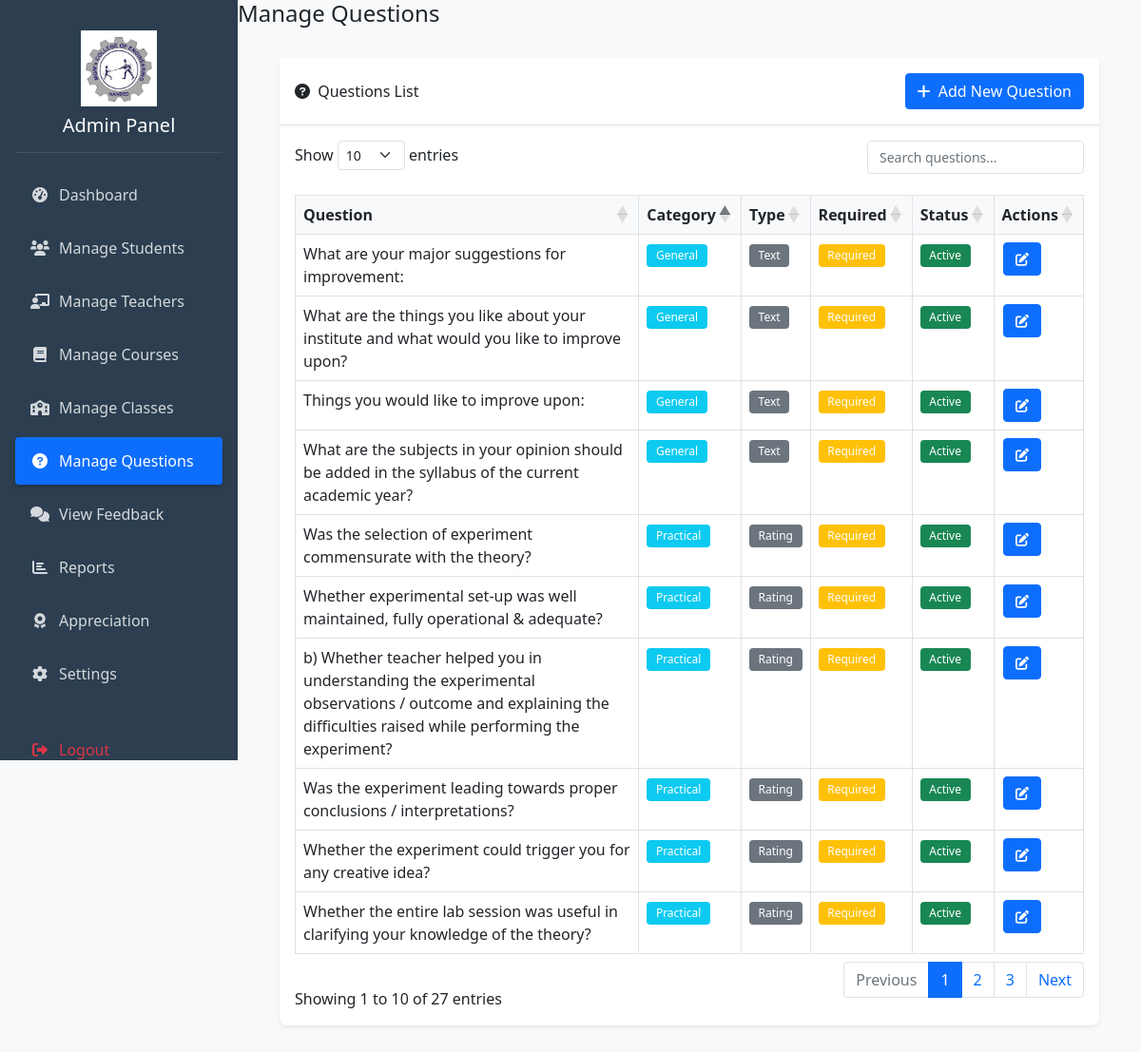
/admin/manage_questions.php, run on the app's committed database.
### tables this page shows
CREATE TABLE `questions` (
  `id` int(11) NOT NULL,
  `question_text` text NOT NULL,
  `category` enum('theory','practical','general') NOT NULL,
  `question_type` enum('rating','text','multiple_choice') NOT NULL,
  `is_required` tinyint(1) DEFAULT 1,
  `is_active` tinyint(1) DEFAULT 1,
  `created_at` timestamp NOT NULL DEFAULT current_timestamp()
);

### admin/manage_questions.php (the view, shortened to what this page needs)
<?php
require_once 'config.php';
$page_title = "Manage Questions";
include 'header.php';
?>
<div class="container-fluid">
    <div class="card mb-4">
        <div class="card-header d-flex justify-content-between align-items-center">
            <div>
                <i class="fas fa-question-circle me-1"></i>
                Questions List
            </div>
            <button type="button" class="btn btn-primary" data-bs-toggle="modal" data-bs-target="#questionModal">
                <i class="fas fa-plus me-1"></i> Add New Question
            </button>
        </div>
        <div class="card-body">
            <div class="table-responsive">
                <table id="questionsTable" class="table table-bordered table-hover">
                    <thead>
                        <tr>
                            <th>Question</th>
                            <th>Category</th>
                            <th>Type</th>
                            <th>Required</th>
                            <th>Status</th>
                            <th>Actions</th>
                        </tr>
                    </thead>
                    <tbody>
                        <?php
                        $sql = "SELECT * FROM questions ORDER BY category, id";
                        $result = $conn->query($sql);
                        while ($question = $result->fetch_assoc()):
                        ?>
                        <tr>
                            <td><?php echo htmlspecialchars($question['question_text']); ?></td>
                            <td>
                                <span class="badge bg-info">
                                    <?php echo ucfirst(htmlspecialchars($question['category'])); ?>
                                </span>
                            </td>
                            <td>
                                <span class="badge bg-secondary">
                                    <?php echo ucfirst(htmlspecialchars($question['question_type'])); ?>
                                </span>
                            </td>
                            <td>
                                <span class="badge bg-<?php echo $question['is_required'] ? 'warning' : 'light'; ?>">
                                    <?php echo $question['is_required'] ? 'Required' : 'Optional'; ?>
                                </span>
                            </td>
                            <td>
                                <span class="badge bg-<?php echo $question['is_active'] ? 'success' : 'danger'; ?>">
                                    <?php echo $question['is_active'] ? 'Active' : 'Inactive'; ?>
                                </span>
                            </td>
                            <td>
                                <div class="btn-group" role="group">
                                    <button type="button" class="btn btn-sm btn-primary edit-question"
                                            data-id="<?php echo $question['id']; ?>"
                                            data-text="<?php echo htmlspecialchars($question['question_text']); ?>"
                                            data-category="<?php echo htmlspecialchars($question['category']); ?>"
                                            data-type="<?php echo htmlspecialchars($question['question_type']); ?>"
                                            data-required="<?php echo $question['is_required']; ?>"
                                            data-active="<?php echo $question['is_active']; ?>">
                                        <i class="fas fa-edit"></i>
                                    </button>
                                </div>
                            </td>
                        </tr>
                        <?php endwhile; ?>
                    </tbody>
                </table>
            </div>
        </div>
    </div>
</div>
<?php include 'footer.php'; ?>

### admin/header.php (shortened to what this page needs)
<!DOCTYPE html>
<html lang="en">
<head>
    <link href="https://cdn.jsdelivr.net/npm/bootstrap@5.1.3/dist/css/bootstrap.min.css" rel="stylesheet">
    <link href="https://cdn.datatables.net/1.11.5/css/dataTables.bootstrap5.min.css" rel="stylesheet">
    <link href="https://cdnjs.cloudflare.com/ajax/libs/font-awesome/6.0.0/css/all.min.css" rel="stylesheet">
</head>
<body>
    <div class="sidebar">
        <div class="sidebar-header">
            <img src="../images/logo.png" alt="MGM Logo" class="img-fluid">
            <h5 class="mb-0">Admin Panel</h5>
        </div>
        <ul class="nav flex-column">
            <li class="nav-item">
                <a class="nav-link <?php echo $page_title == 'Dashboard' ? 'active' : ''; ?>" href="dashboard.php">
                    <i class="fas fa-tachometer-alt"></i> Dashboard
                </a>
            </li>
            <li class="nav-item">
                <a class="nav-link <?php echo $page_title == 'Manage Students' ? 'active' : ''; ?>" href="manage_students.php">
                    <i class="fas fa-users"></i> Manage Students
                </a>
            </li>
            <li class="nav-item">
                <a class="nav-link <?php echo $page_title == 'Manage Teachers' ? 'active' : ''; ?>" href="manage_teachers.php">
                    <i class="fas fa-chalkboard-teacher"></i> Manage Teachers
                </a>
            </li>
            <li class="nav-item">
                <a class="nav-link <?php echo $page_title == 'Manage Courses' ? 'active' : ''; ?>" href="manage_courses.php">
                    <i class="fas fa-book"></i> Manage Courses
                </a>
            </li>
            <li class="nav-item">
                <a class="nav-link <?php echo $page_title == 'Manage Classes' ? 'active' : ''; ?>" href="manage_classes.php">
                    <i class="fas fa-school"></i> Manage Classes
                </a>
            </li>
            <li class="nav-item">
                <a class="nav-link <?php echo $page_title == 'Manage Questions' ? 'active' : ''; ?>" href="manage_questions.php">
                    <i class="fas fa-question-circle"></i> Manage Questions
                </a>
            </li>
            <li class="nav-item">
                <a class="nav-link <?php echo $page_title == 'View Feedback' ? 'active' : ''; ?>" href="view_feedback.php">
                    <i class="fas fa-comments"></i> View Feedback
                </a>
            </li>
            <li class="nav-item">
                <a class="nav-link <?php echo $page_title == 'Reports' ? 'active' : ''; ?>" href="reports.php">
                    <i class="fas fa-chart-bar"></i> Reports
                </a>
            </li>
            <li>
            <a class="nav-link" href="appreciation.php">
                    <div class="sb-nav-link-icon"><i class="fas fa-award"></i></div>
                    Appreciation
                </a>
            </li>
            <li class="nav-item">
                <a class="nav-link <?php echo $page_title == 'Settings' ? 'active' : ''; ?>" href="settings.php">
                    <i class="fas fa-cog"></i> Settings
                </a>
            </li>
            <li class="nav-item mt-4">
                <a class="nav-link text-danger" href="logout.php">
                    <i class="fas fa-sign-out-alt"></i> Logout
                </a>
            </li>
        </ul>
    </div>
    <div class="content-wrapper">
        <div class="top-nav">
            <div class="d-flex align-items-center">
                <h4 class="mb-0"><?php echo $page_title; ?></h4>
            </div>
        </div>
        <div class="main-content">

### admin/footer.php (shortened to what this page needs)
    </div>
</body>
</html>

### admin/header.php (style rules this page uses)
:root { --sidebar-width: 250px; --header-height: 60px; --primary-color: #2c3e50; --secondary-color: #34495e; }
body { min-height: 100vh; display: flex; background-color: #f8f9fa; overflow-x: hidden; padding: 0; margin: 0; }
.sidebar { width: var(--sidebar-width); background-color: var(--primary-color); color: white; position: fixed; height: 100vh; overflow-y: auto; z-index: 1000; padding: 1rem; transition: all 0.3s ease; top: 0; left: 0; }
.sidebar-header { text-align: center; padding: 1rem 0; border-bottom: 1px solid rgba(255, 255, 255, 0.1); margin-bottom: 1rem; }
.sidebar-header img { max-width: 80px; margin-bottom: 0.5rem; }
.sidebar .nav-link { color: rgba(255, 255, 255, 0.8); padding: 0.8rem 1rem; margin: 0.2rem 0; border-radius: 0.25rem; transition: all 0.3s ease; white-space: nowrap; display: flex; align-items: center; }
.sidebar .nav-link.active { color: white; background-color: #0d6efd; box-shadow: 0 2px 5px rgba(0, 0, 0, 0.2); }
.sidebar .nav-link i { width: 20px; margin-right: 10px; text-align: center; }
.content-wrapper { flex: 1; margin-left: var(--sidebar-width); min-height: 100vh; display: flex; flex-direction: column; }
.top-nav { position: sticky; top: 0; z-index: 900; }
.main-content { padding: 2rem; flex: 1; }
.card { box-shadow: 0 0.125rem 0.25rem rgba(0, 0, 0, 0.075); margin-bottom: 1.5rem; border: none; border-radius: 0.5rem; }
.card-header { background-color: white; border-bottom: 1px solid rgba(0, 0, 0, 0.125); padding: 1rem; border-radius: 0.5rem 0.5rem 0 0; }
.table { margin-bottom: 0; }
.table th { background-color: #f8f9fa; border-bottom: 2px solid #dee2e6; font-weight: 600; }
.btn { border-radius: 0.25rem; padding: 0.375rem 0.75rem; font-weight: 500; transition: all 0.2s ease; }
.btn-group > .btn { margin: 0 0.1rem; }
.badge { padding: 0.5em 0.8em; font-weight: 500; }

### data on the page
questions: question_text "Was the selection of experiment commensurate with the theory?", category "Practical", question_type "Rating", is_required "Required", is_active "Active"
questions: question_text "Whether experimental set-up was well maintained, fully operational & adequate?", category "Practical", question_type "Rating", is_required "Required", is_active "Active"
questions: question_text "b) Whether teacher helped you in understanding the experimental observations / outcome and explaining the difficulties raised while performing the experiment?", category "Practical", question_type "Rating", is_required "Required", is_active "Active"
questions: question_text "Was the experiment leading towards proper conclusions / interpretations?", category "Practical", question_type "Rating", is_required "Required", is_active "Active"
questions: question_text "Whether the experiment could trigger you for any creative idea?", category "Practical", question_type "Rating", is_required "Required", is_active "Active"
questions: question_text "Whether the entire lab session was useful in clarifying your knowledge of the theory?", category "Practical", question_type "Rating", is_required "Required", is_active "Active"
questions: question_text "What are your major suggestions for improvement:", category "General", question_type "Text", is_required "Required", is_active "Active"
questions: question_text "What are the things you like about your institute and what would you like to improve upon?", category "General", question_type "Text", is_required "Required", is_active "Active"
questions: question_text "Things you would like to improve upon:", category "General", question_type "Text", is_required "Required", is_active "Active"
questions: question_text "What are the subjects in your opinion should be added in the syllabus of the current academic year?", category "General", question_type "Text", is_required "Required", is_active "Active"
